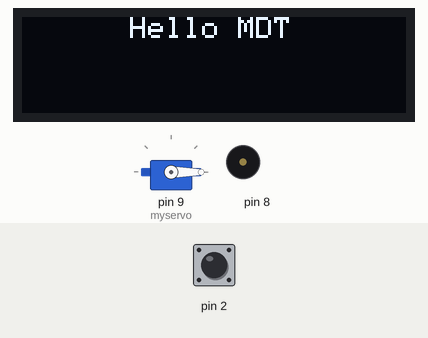
Simulated run of this sketch. Board: Arduino Uno, built with avr-gcc and run on an emulated ATmega328P. Parts: 128×32 one-colour display, servo, buzzer (waves = sounding). The inputs (shaded band) are chosen by the test bench; at power-on: pin 2 HIGH. What the sketch prints to the serial monitor is not drawn.

Above: at 9.4 s.
9.5 s: pin 2 pulled LOW for 0.15 s
At 10.7 s:
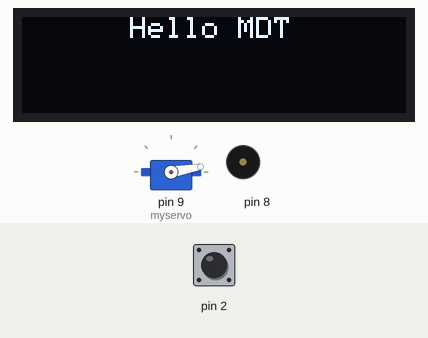
11.1 s: pin 2 pulled LOW for 1 s
At 13.1 s:
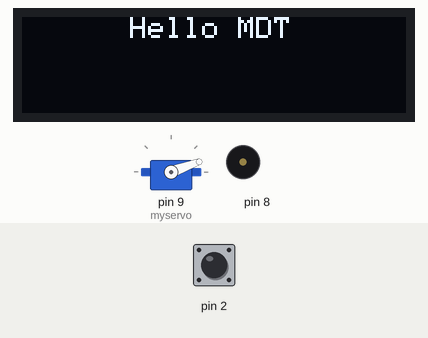
13.6 s: pin 2 pulsed LOW 5 times (0.12 s each, 0.3 s apart)
At 16.0 s:
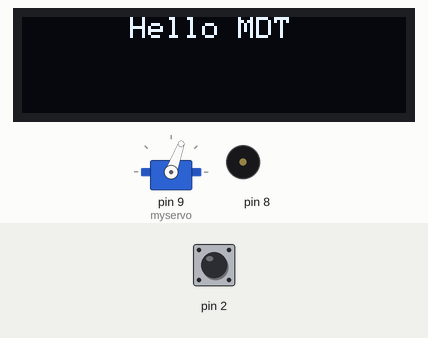
16.6 s: pin 2 pulled LOW for 0.15 s
At 17.3 s:
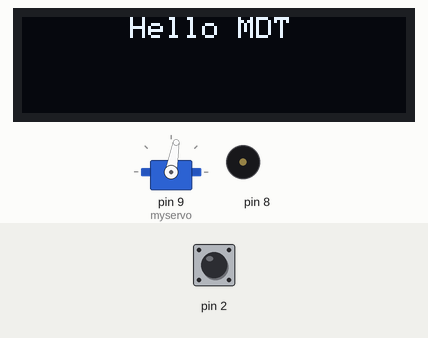
18.2 s: pin 2 pulsed LOW 2 times (0.12 s each, 0.3 s apart)
At 20.0 s:
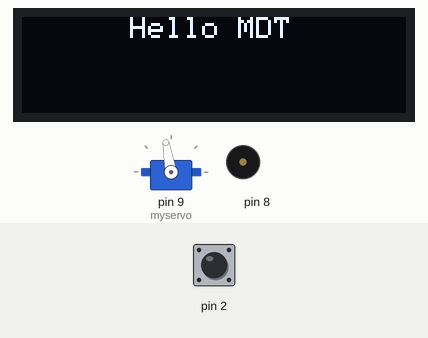
Timing chart, 0 to 21.3 s (numbered marks = the images above; inputs shaded):
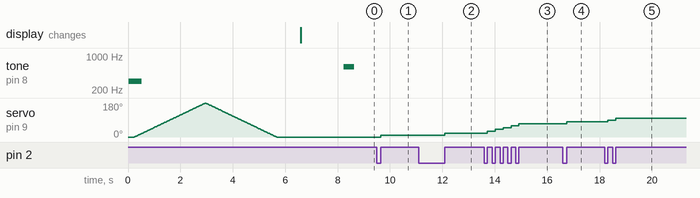

The sketch:

062-PEXAM.ino
```cpp
#include <Servo.h>
#include <Adafruit_GFX.h>
#include <Adafruit_SSD1306.h>
#include <SPI.h>
#include <Wire.h>

Adafruit_SSD1306 oled = Adafruit_SSD1306(128, 32, &Wire);
Servo myservo;
int pos = 0;
bool lastState = true;
void setup()
{
    pinMode(2, INPUT_PULLUP);
    oled.begin(0x3C);
    tone(8,300,500);
    Serial.begin(9600);
    Serial.println("Hello MDT");
    myservo.attach(9);
    myservo.write(pos);
    delay(200);
    for(pos = 0; pos < 180; pos +=1)
    {
        myservo.write(pos);
        delay(15);
    }
    for(pos = 180; pos >=0; pos -=1)
    {
        myservo.write(pos);
        delay(15);
    }
    Serial.println("Servo : " + String(pos) + " degrees");
    delay(900);
    oled.clearDisplay();
    oled.setCursor(36, 0);
    oled.setTextColor(SSD1306_WHITE);
    oled.setTextSize(1);
    oled.println("Hello MDT");
    oled.display();
    delay(1000);
    oled.clearDisplay();
    delay(650);
    tone(8,600,400);
}
int count = 0;
void loop()
{
    bool currentState = digitalRead(2);

        if(lastState > currentState)
        {
            count++;
        }
        if(lastState < currentState)
        {
            pos = count*10;
            myservo.write(pos);
        }
        lastState = currentState;


}
```

Measured:
- after the input at 9.5 s, servo on pin 9 (myservo): 0° → 10° after 0.15 s
- after the input at 11.1 s, servo on pin 9 (myservo): 10° → 20° after 1.0 s
- after the input at 13.6 s, servo on pin 9 (myservo): moves from 20° to 70° over 1.2 s, starting after 0.12 s
- after the input at 16.6 s, servo on pin 9 (myservo): 70° → 80° after 0.15 s
- after the input at 18.2 s, servo on pin 9 (myservo): 80° → 90° after 0.12 s, → 100° 0.30 s later
